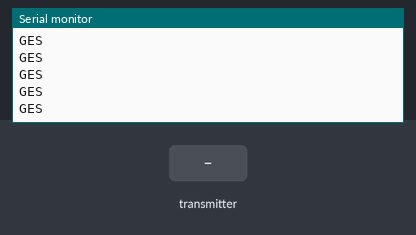
Simulated run of this sketch. Board: Arduino Uno, built with avr-gcc and run on an emulated ATmega328P. Shown: the last lines printed to the serial monitor. The inputs (shaded band) are chosen by the test bench. No radio packets arrive unless stated.

Above: at 1.2 s.
1.3 s: the transmitter starts sending buf.0 = 0
At 1.73 s:
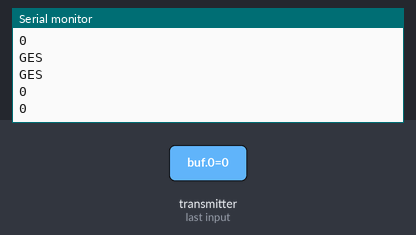
3.0 s: the transmitter starts sending buf.1 = 256
At 3.45 s:
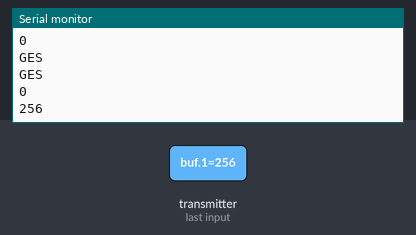
4.5 s: the transmitter starts sending buf.2 = 512
6.0 s: the transmitter starts sending buf.3 = 1023
Timing chart, 0 to 8.5 s (numbered marks = the images above; inputs shaded):
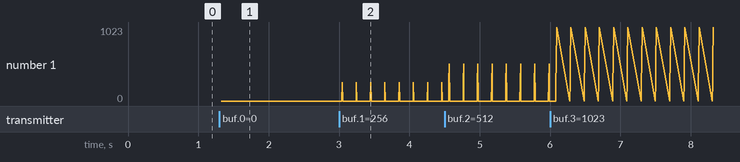

Measured:
- after the input at 1.3 s, the serial monitor: prints a new line at once (image 1)
- after the input at 3.0 s, the serial monitor: prints a new line at once (image 2)
- plotted number 1: 0 → 1023 after the input at 6.0 s

The sketch:

ask_receiver.ino
```cpp
// ask_receiver.pde
// -*- mode: C++ -*-
// Simple example of how to use RadioHead to receive messages
// with a simple ASK transmitter in a very simple way.
// Implements a simplex (one-way) receiver with an Rx-B1 module

#include <RH_ASK.h>
#include <SPI.h> // Not actualy used but needed to compile
uint16_t buf[4];
uint8_t buflen = sizeof(buf);
RH_ASK driver;


void setup()
{
  Serial.begin(9600);	// Debugging only
  if (!driver.init())
    Serial.println("init failed");
}

void loop()
{

  if (driver.recv((uint8_t*)&buf, &buflen)) {
    Serial.println(buf[0]);
    Serial.println(buf[1]);
    Serial.println(buf[2]);
    Serial.println(buf[3]);
  }
  delay(100);

  if (buf[0] == 1)
    Serial.println("OBS");

  else if (buf[0] == 2)
  Serial.println("FOL");
  else if (buf[0] == 3)
    Serial.println("LINE");

  else
    Serial.println("GES");

}
```
